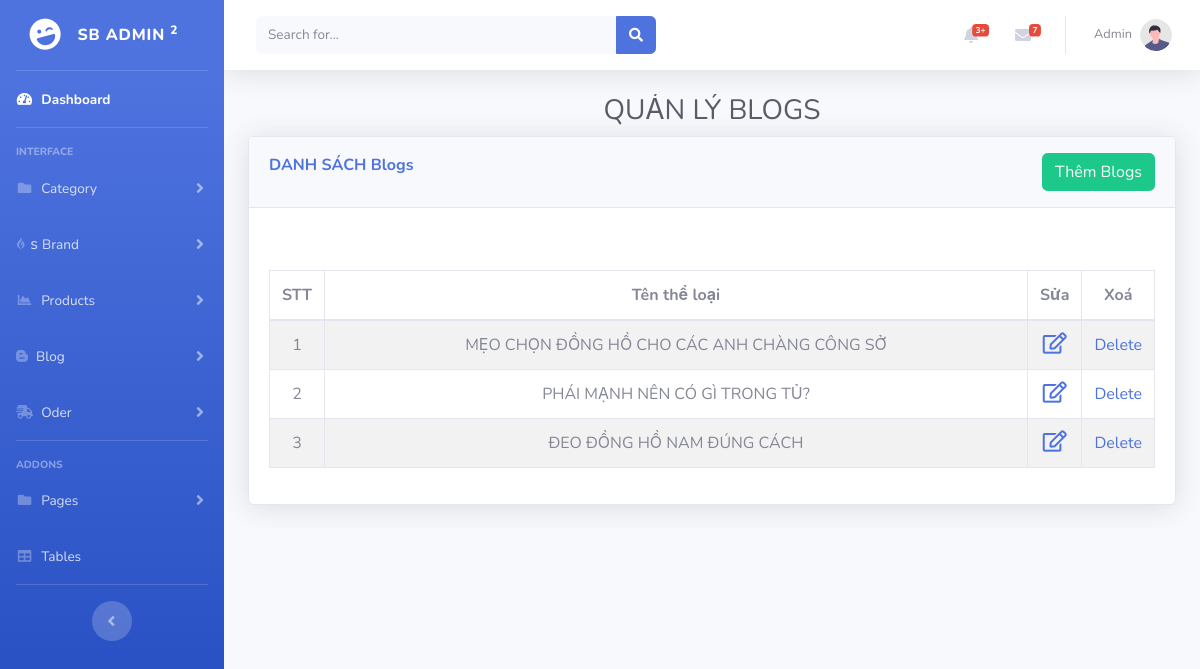
/admin/Bloglist.php (signed in), run on the app's committed database.
### tables this page shows
CREATE TABLE `tbl_blogs` (
  `id` int(11) NOT NULL,
  `name` varchar(255) NOT NULL,
  `product_desc` text NOT NULL,
  `image` varchar(255) NOT NULL,
  `date_blogs` datetime NOT NULL
);

### lib/database.php (called while the page is built, shortened)
<?php
Class Database{
   public $host   = DB_HOST;
   public $user   = DB_USER;
   public $pass   = DB_PASS;
   public $dbname = DB_NAME;
   public $link;
private function connectDB(){
   $this->link = new mysqli($this->host, $this->user, $this->pass,
    $this->dbname);
 }
public function select($query){
  $result = $this->link->query($query) or
   die($this->link->error.__LINE__);
  if($result->num_rows > 0){
    return $result;
  } else {
    return false;
  }
 }
}

### classes/blog.php (called while the page is built, shortened)
<?php
	$filepath = realpath(dirname(__FILE__));
	include_once ($filepath.'/../lib/database.php');
?>
<?php
	class blog
	{
		private $db;
		public function __construct()
		{
			$this->db = new Database();
		}
		public function show_blogs(){
			$query = "SELECT * FROM tbl_blogs order by id desc";
			$result = $this->db->select($query);
			return $result;
		}
	}
?>

### admin/Bloglist.php (the view, shortened to what this page needs)
<?php include './inc/header.php';?>
<?php include '../classes/blog.php';?>
<?php
$bl = new blog();
?>
<div id="content">
    <div class="container-fluid">
        <h1 class="h3 mb-2 text-gray-800 text-center">QUẢN LÝ BLOGS</h1>
        <div class="card shadow mb-4">
            <div class="card-header py-3">
                <div class="m-0 font-weight-bold text-primary">
                    DANH SÁCH Blogs
                    <a href="categoryadd.php" class="btn btn-success float-right">Thêm Blogs</a>
                </div>
            </div>
            <div class="alert alert-" style="border-radius:0px;">
            </div>
            <div class="card-body">
                <div class="table-responsive">
                    <table class="table table-bordered table-hover table-striped text-center" id="dataTable"
                        width="100%" cellspacing="0">
                        <thead>
                            <tr>
                                <th style="width:3em;">STT</th>
                                <th>Tên thể loại</th>
                                <th style="width:3em;">Sửa</th>
                                <th style="width:3em;">Xoá</th>
                            </tr>
                        </thead>
                        <tbody>
                        <?php
						  $show_blogs = $bl->show_blogs();
						   if($show_blogs){
							$i = 0;
							while($result = $show_blogs->fetch_assoc()){
								$i++;
					       ?>
                            <tr>
                                <td><?php echo $i; ?></td>
                                <td><?php echo $result['name'] ?></td>
                                <td><a href="Blogedit.php?id=<?php echo $result['id'] ?>"><i
                                            class="far fa-edit fa-lg"></i></a></td>
                                <td><a onclick = "return confirm('Are you want to delete?')" href="?delid=<?php echo $result['id'] ?>">Delete</a></td>
                            </tr>
                            <?php
                            }
						}
						?>
                        </tbody>
                    </table>
                </div>
            </div>
        </div>
    </div>
</div>

### public/editor/samples/css/samples.css (style rules this page uses)
body, html { margin: 0; padding: 0; font: 16px / 1.8 Arial, 'Helvetica Neue', Helvetica, sans-serif; font-weight: 300; color: #575757; }

### data on the page
tbl_blogs: name "MẸO CHỌN ĐỒNG HỒ CHO CÁC ANH CHÀNG CÔNG SỞ"
tbl_blogs: name "PHÁI MẠNH NÊN CÓ GÌ TRONG TỦ?"
tbl_blogs: name "ĐEO ĐỒNG HỒ NAM ĐÚNG CÁCH"

### other printed values
Session::get('adminName') "Admin"
